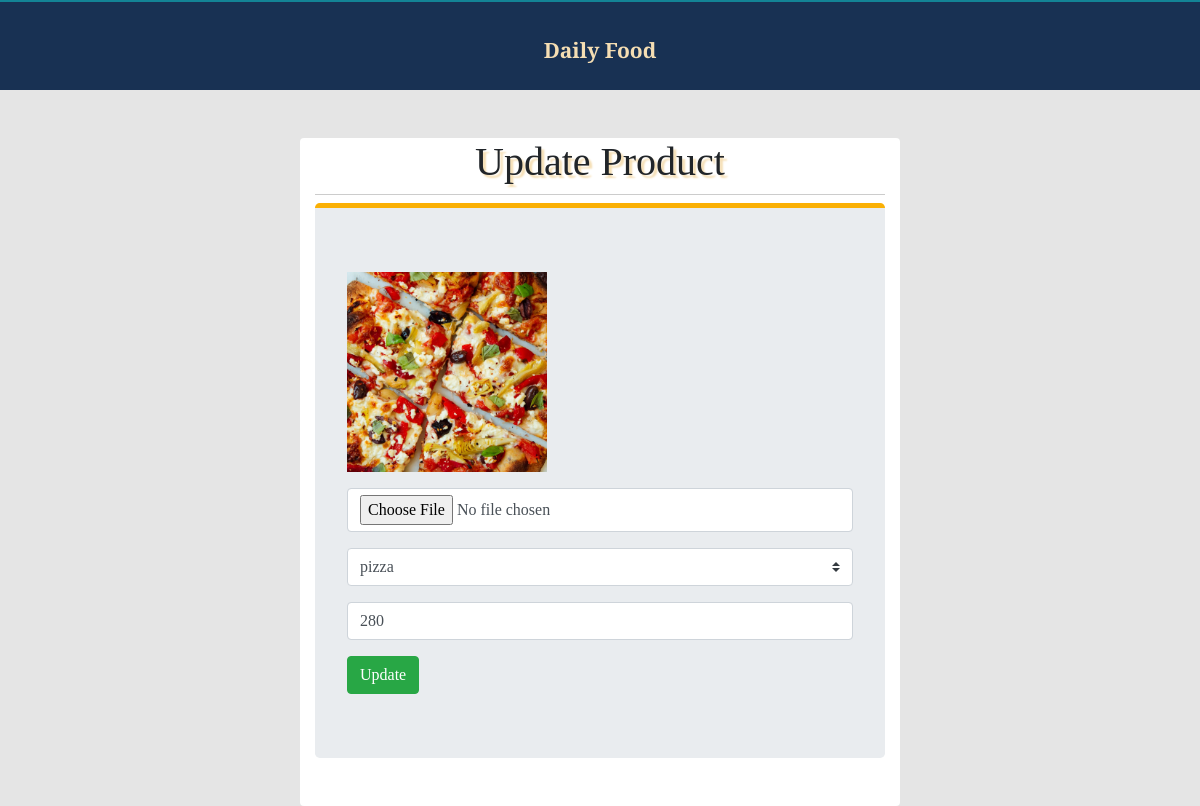
Screenshot of /editProduct.php?editId=9 with the database file from the repository.
### tables this page shows
CREATE TABLE `product` (
  `id` int(20) NOT NULL,
  `category` text NOT NULL,
  `price` int(30) NOT NULL,
  `img` varchar(200) NOT NULL
);

### editProduct.php (the view, shortened to what this page needs)
<?php
$db = mysqli_connect('localhost', 'root', '', 'dailyFood');
$category="";
$img="";
$price="";
    if (isset($_GET['editId'])) {
    $productId = $_GET['editId'];
 $selectQuery="SELECT * FROM product WHERE id='$productId'";
  $result = mysqli_query($db, $selectQuery);
  $product = mysqli_fetch_assoc($result);
    $category = $product['category'];
      $img = $product['img'];
      $price = $product['price'];
    }
?>
<!DOCTYPE html>
<html lang="en">
<head>
    <link href="https://use.fontawesome.com/releases/v5.0.1/css/all.css" rel="stylesheet">
    <link rel="stylesheet" href="https://maxcdn.bootstrapcdn.com/bootstrap/4.0.0/css/bootstrap.min.css">
    <link href="style.css" rel="stylesheet">
</head>
<body>
<div class="admin-nav text-center">
<a href="index.php">Daily Food</a>
</div>
        <div class="container w-50 mt-5 pb-3 bg-white rounded">
           <h1 class="text-center pb-2">Update Product</h1>
        <form action="editProduct.php" method="POST" class="jumbotron"  id="addFoodForm" enctype="multipart/form-data">
       <div class="form-group">
        <img src="img/<?php echo $img;?>" height="200px" width="200px">
    </div>
            <div class="form-group">
        <input type="file" value="<?php echo $img;  ?>" name="img" class="form-control">
    </div>
        <div class="form-group">
        <select name="category" class="custom-select">
            <option selected value="<?php echo $category; ?>"><?php echo $category; ?></option>
        </select>
    </div>
    <div class="form-group">
        <input type="text" name="price" value="<?php echo $price; ?>"   placeholder="Price" class="form-control">
    </div>
    <button type="submit" name="update" class="btn btn-success">Update</button>
     </form >
    </div>
</body>
</html>

### style.css (style rules this page uses)
* { margin: 0px; padding: 0px; box-sizing: border-box !important; list-style: none !important; text-decoration: none !important; font-family: 'Libre Baskerville', serif; }
html { scroll-behavior: smooth; }
body { background-color: #E5E5E5; }
a { padding: 5px; margin: 5px; font-size: 21px; color: wheat; }
img { object-fit: cover; }
h1 { border-bottom: 1px solid #ccc; text-shadow: 3px 3px 2px wheat; }
.admin-nav { height: 90px; line-height: 90px; background-color: #183153; border-top: 2px solid #138496; font-size: 30px; font-weight: bold; color: #FFD43B; }
form { border-top: 5px solid #FAB005 }

### rows the page displays
product: img (picture), category "pizza", price "280"
